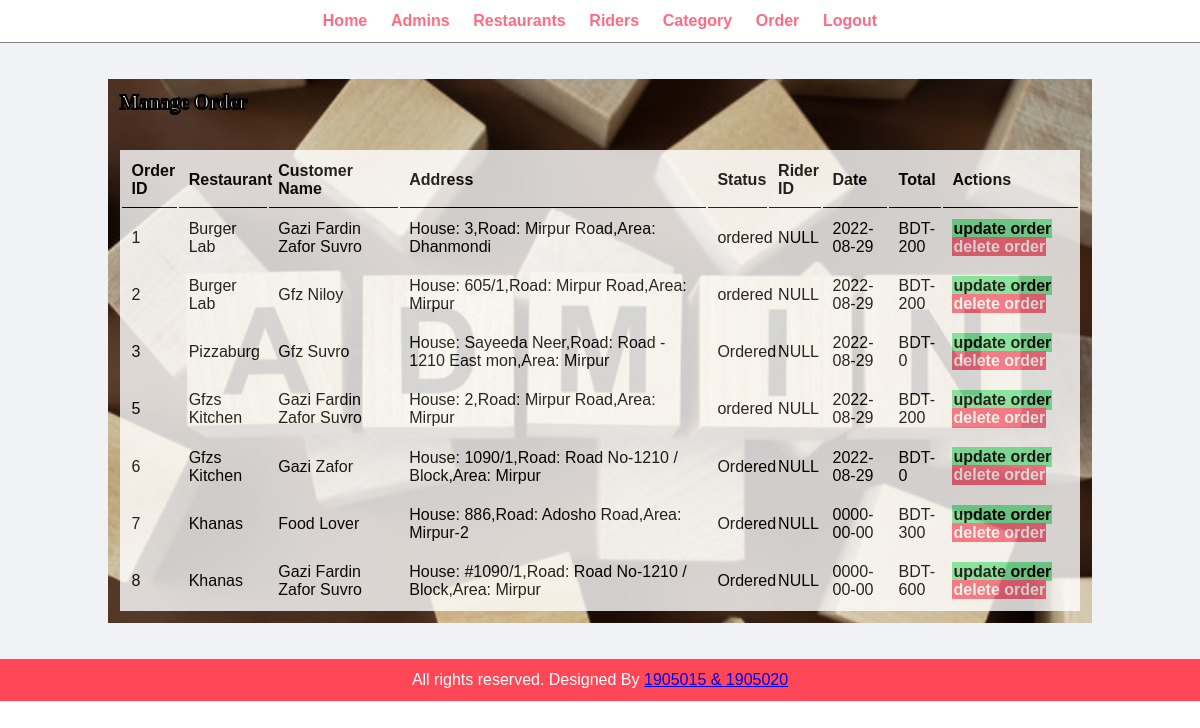
The app's page /admin/manage-order.php (signed in) with its own data.
### tables this page shows
CREATE TABLE `table_orders` (
  `order_id` int(11) NOT NULL,
  `user_id` int(11) NOT NULL,
  `food_id` int(11) NOT NULL,
  `rider_id` int(11) NOT NULL,
  `quantity` int(11) NOT NULL,
  `total` int(200) NOT NULL,
  `restaurant_name` varchar(50) NOT NULL,
  `date` date NOT NULL,
  `delivery_notes` varchar(100) NOT NULL,
  `status` varchar(30) NOT NULL,
  `customer_name` varchar(30) NOT NULL,
  `phone` varchar(30) NOT NULL,
  `location` varchar(40) NOT NULL,
  `road` varchar(20) NOT NULL,
  `house` varchar(20) NOT NULL
);

### admin/manage-order.php (the view, shortened to what this page needs)
<?php include('partials/menu.php'); ?>
 <div class = "main-content">
            <div class="wrapper login-admin-bg">
            <h1 class = "text-white-black-stroke">Manage Order</h1>
            <br><br>
<table class="tbl-full light-table">
    <tr>
        <th>Order ID</th>
        <th>Restaurant</th>
        <th>Customer Name</th>
        <th>Address</th>
        <th>Status</th>
        <th>Rider ID</th>
        <th>Date</th>
        <th>Total</th>
        <th>Actions</th>
    </tr>
    <?php
        $sql = "SELECT * FROM table_orders";
        $res = mysqli_query($conn,$sql);
        $count = mysqli_num_rows($res);
        if($count > 0)
        {
            while($rows = mysqli_fetch_assoc($res))
            {
                $id = $rows['order_id'];
                $customer_name = $rows['customer_name'];
                $restaurant_name = $rows['restaurant_name'];
                $status = $rows['status'];
                $date = $rows['date'];
                $total = $rows['total'];
                $location = $rows['location'];
                $road = $rows['road'];
                $house = $rows['house'];
                $rider_id = $rows['rider_id'];
                ?>
                <tr>
                    <td><?php echo $id;?></td>
                    <td><?php echo $restaurant_name; ?></td>
                    <td><?php echo $customer_name; ?></td>
                    <td>House: <?php echo $house;?>,Road: <?php echo $road;?>,Area: <?php echo $location;?></td>
                    <td><?php echo $status; ?></td>
                    <td><?php if($rider_id == 0) echo "NULL"; else echo $rider_id;?></td>
                    <td><?php echo $date; ?></td>
                    <td>BDT-<?php echo $total; ?></td>
                    <td>
                        <a href="<?php echo SITEURL; ?>admin/update-order.php?order_id=<?php echo $id; ?>" class="btn-secondary">update order</a>
                        <a href="<?php echo SITEURL; ?>admin/delete-order.php?order_id=<?php echo $id; ?>" class="btn-danger">delete order</a>
                    </td>
                </tr>
                <?php
            }
        }
        else
        {
        }
    ?>
</table>
            </div>
        </div>
<?php include('partials/footer.php'); ?>

### css/admin.css (style rules this page uses)
* { margin: 0 0; padding: 0 0; font-family: Arial, Helvetica, sans-serif; }
.wrapper { padding: 1%; width: 80%; margin: 0 auto; }
.tbl-full { width: 100%; }
table tr th { border-bottom: 1px solid black; padding: 1%; text-align: left; }
table tr td { padding: 1%; }
.btn-secondary { background-color: #7bed9f; padding: 1%; color: black; text-decoration: none; font-weight: bold; }
.btn-danger { background-color: #ff6b81; padding: 1%; color: white; text-decoration: none; font-weight: bold; }
.main-content { background-color: #f1f2f6; padding: 3% 0; }
.login-admin-bg { background-image: url(../images/admin-bg.jpg); background-position: center; background-repeat: no-repeat; background-size:cover; }
.text-white-black-stroke { color: black; -webkit-text-fill-color: white; -webkit-text-stroke-width: 2px; -webkit-text-stroke-color: rgb(0, 0, 0); font-size: 40px; }
.light-table { background-color: white; border-color: black; border-width: 1px; opacity: 80%; }
.text-white-black-stroke { color: black; -webkit-text-fill-color: rgb(252, 247, 248); -webkit-text-stroke-width: 2px; -webkit-text-stroke-color: rgb(0, 0, 0); font-family: Cambria, Cochin, Georgia, Times, 'Times New Roman', serif; font-size: 20px; }

### records on screen
table_orders: order_id "1", restaurant_name "Burger Lab", customer_name "Gazi Fardin Zafor Suvro", house "3", road "Mirpur Road", location "Dhanmondi", status "ordered", shows "NULL", date "2022-08-29", total "200"
table_orders: order_id "2", restaurant_name "Burger Lab", customer_name "Gfz Niloy", house "605/1", road "Mirpur Road", location "Mirpur", status "ordered", shows "NULL", date "2022-08-29", total "200"
table_orders: order_id "3", restaurant_name "Pizzaburg", customer_name "Gfz Suvro", house "Sayeeda Neer", road "Road - 1210 East mon", location "Mirpur", status "Ordered", shows "NULL", date "2022-08-29", total "0"
table_orders: order_id "5", restaurant_name "Gfzs Kitchen", customer_name "Gazi Fardin Zafor Suvro", house "2", road "Mirpur Road", location "Mirpur", status "ordered", shows "NULL", date "2022-08-29", total "200"
table_orders: order_id "6", restaurant_name "Gfzs Kitchen", customer_name "Gazi Zafor", house "1090/1", road "Road No-1210 / Block", location "Mirpur", status "Ordered", shows "NULL", date "2022-08-29", total "0"
table_orders: order_id "7", restaurant_name "Khanas", customer_name "Food Lover", house "886", road "Adosho Road", location "Mirpur-2", status "Ordered", shows "NULL", date "0000-00-00", total "300"
table_orders: order_id "8", restaurant_name "Khanas", customer_name "Gazi Fardin Zafor Suvro", house "#1090/1", road "Road No-1210 / Block", location "Mirpur", status "Ordered", shows "NULL", date "0000-00-00", total "600"
